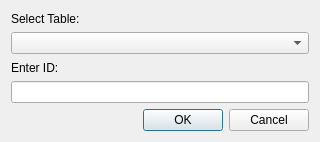
<?xml version="1.0" encoding="UTF-8"?>
<ui version="4.0">
 <class>ViewObjectDialog</class>
 <widget class="QDialog" name="ViewObjectDialog">
  <property name="geometry">
   <rect>
    <x>0</x>
    <y>0</y>
    <width>320</width>
    <height>142</height>
   </rect>
  </property>
  <property name="sizePolicy">
   <sizepolicy hsizetype="Fixed" vsizetype="Fixed">
    <horstretch>0</horstretch>
    <verstretch>0</verstretch>
   </sizepolicy>
  </property>
  <property name="minimumSize">
   <size>
    <width>320</width>
    <height>142</height>
   </size>
  </property>
  <property name="maximumSize">
   <size>
    <width>320</width>
    <height>142</height>
   </size>
  </property>
  <property name="windowTitle">
   <string>View Object</string>
  </property>
  <layout class="QVBoxLayout" name="verticalLayout">
   <item>
    <widget class="QLabel" name="tableLabel">
     <property name="text">
      <string>Select Table:</string>
     </property>
    </widget>
   </item>
   <item>
    <widget class="QComboBox" name="tableComboBox"/>
   </item>
   <item>
    <widget class="QLabel" name="IDLabel">
     <property name="text">
      <string>Enter ID:</string>
     </property>
    </widget>
   </item>
   <item>
    <widget class="QLineEdit" name="IDEdit"/>
   </item>
   <item>
    <widget class="QDialogButtonBox" name="buttonBox">
     <property name="standardButtons">
      <set>QDialogButtonBox::Cancel|QDialogButtonBox::Ok</set>
     </property>
    </widget>
   </item>
  </layout>
 </widget>
 <resources/>
 <connections>
  <connection>
   <sender>buttonBox</sender>
   <signal>accepted()</signal>
   <receiver>ViewObjectDialog</receiver>
   <slot>accept()</slot>
   <hints>
    <hint type="sourcelabel">
     <x>159</x>
     <y>120</y>
    </hint>
    <hint type="destinationlabel">
     <x>159</x>
     <y>70</y>
    </hint>
   </hints>
  </connection>
  <connection>
   <sender>buttonBox</sender>
   <signal>rejected()</signal>
   <receiver>ViewObjectDialog</receiver>
   <slot>hide()</slot>
   <hints>
    <hint type="sourcelabel">
     <x>159</x>
     <y>120</y>
    </hint>
    <hint type="destinationlabel">
     <x>159</x>
     <y>70</y>
    </hint>
   </hints>
  </connection>
 </connections>
</ui>
